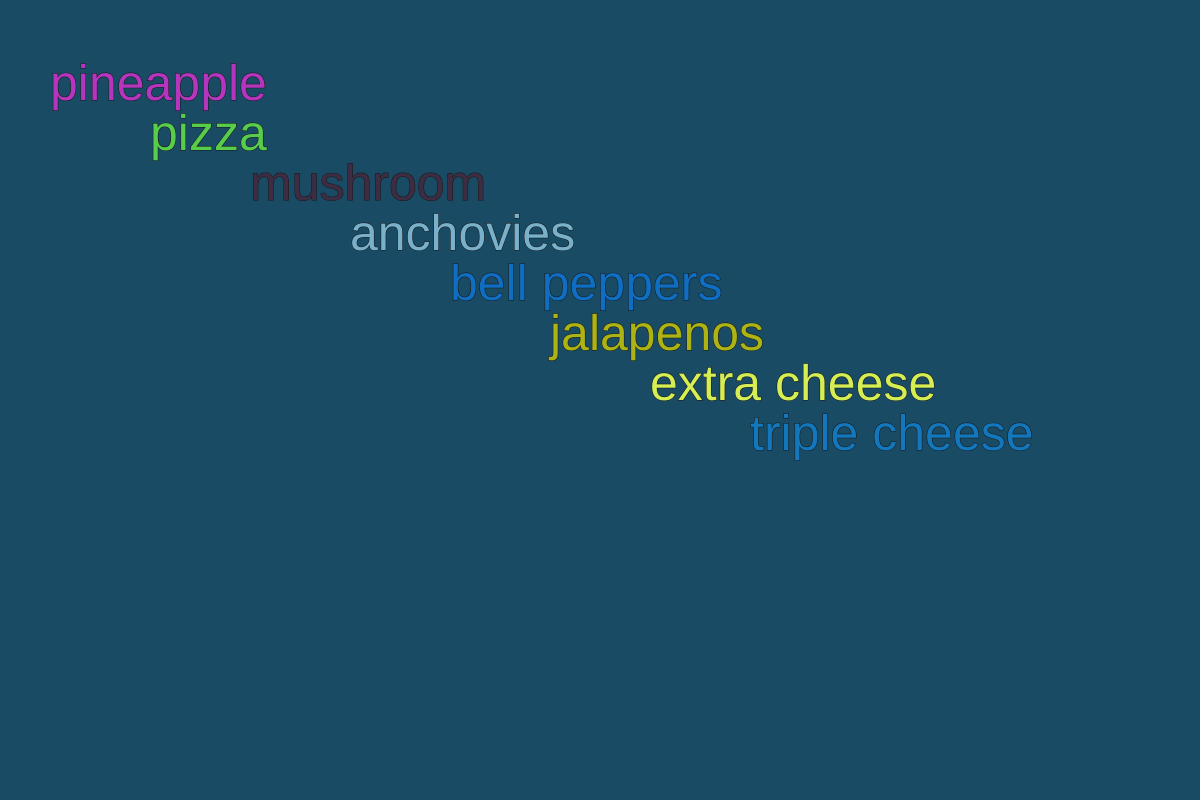
Frame 1 (no input)
Frame 60 (no input): identical to frame 1, image omitted
Frame 120 (the mouse pressed at the canvas centre since frame 60): identical to frame 1, image omitted

The p5.js sketch that drew this single still picture (run headless with seeded random() and noise() and a simulated clock; from frame 60 on, the mouse is pressed at the canvas centre):

// p5.js sketch
// ── sketch.js
/*
Driver: Raiyan
Typer: Eli
*/

var toppings = ["pineapple", "pizza", "mushroom","anchovies", "bell peppers", "jalapenos","extra cheese","triple cheese"];



function setup(){
  createCanvas(1200,800);
  background(25, 75, 100);
  
  
  
  for (i = 0; i < 8; i++){
  console.log(toppings[i]);
  stroke(25);
  fill(random (255) , random(255), random(255));
  textSize(50);
  
  
  text(toppings[i], i * 100 + 50, i * 50 + 100);
  
  }
}


function draw(){
  
  
  
}
